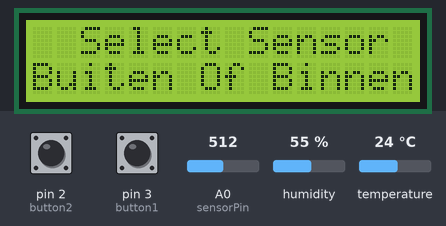
This sketch was run on a simulated Arduino Uno, built with avr-gcc and run on an emulated ATmega328P. Shown: 16×2 character LCD. The test bench sets the inputs (shaded band); at power-on: pin 2 (button2) HIGH, pin 3 (button1) HIGH, A0 (sensorPin) = 512, humidity 55 %, temperature 24 °C. What the sketch prints to the serial monitor is not drawn.

Above: at 8.4 s.
8.5 s: pin 2 (button2) pulled LOW for 0.7 s
At 10.1 s:
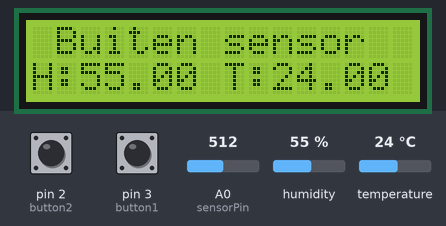
10.7 s: pin 3 (button1) pulled LOW for 0.7 s
At 12.6 s:
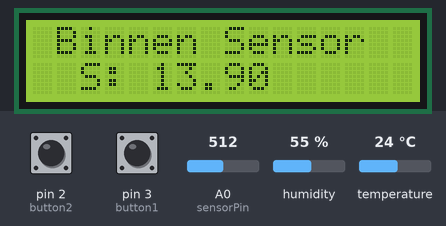
12.9 s: A0 (sensorPin) set to 716
At 13.7 s:
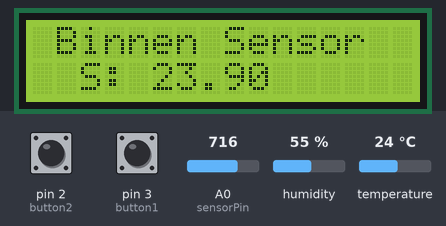
14.6 s: A0 (sensorPin) set to 900
At 15.9 s:
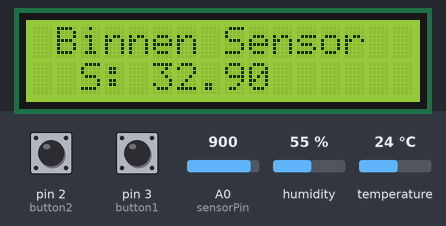
16.3 s: pin 2 (button2) pulled LOW for 1 s
At 18.7 s:
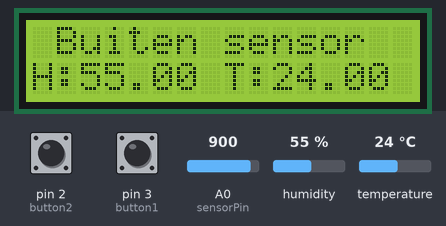
23.7 s: humidity set to 22 %
At 26.2 s:
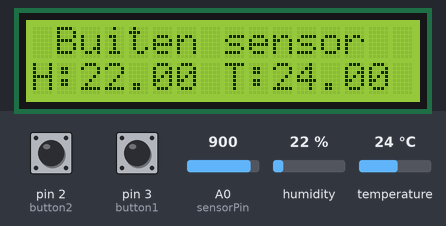
Timing chart, 0 to 27.7 s (numbered marks = the images above; inputs shaded):
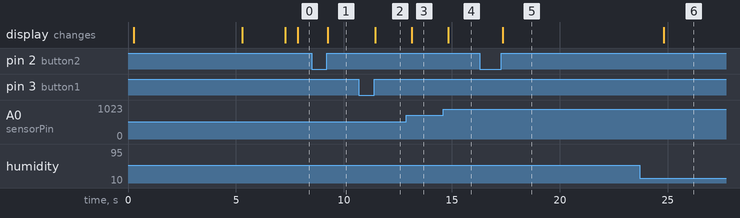

Measured:
- after the input at 8.5 s, the display: changes after 0.76 s (image 1)
- after the input at 10.7 s, the display: changes after 0.75 s (image 2)
- after the input at 12.9 s, the display: changes after 0.25 s (image 3)
- after the input at 14.6 s, the display: changes after 0.24 s (image 4)
- after the input at 16.3 s, the display: changes after 1.1 s (image 5)
- after the input at 23.7 s, the display: changes after 1.1 s (image 6)

The sketch:

Opdracht_test_week_3_Senne_Op_de_Beeck.ino
```cpp
////////////////////////////////  Library  ////////////////////////////////

#include <Wire.h>                                                   // Library
#include <LiquidCrystal_I2C.h>                                      // Library

LiquidCrystal_I2C lcd(0x27, 16, 2);                                 // Library


#include "DHT.h"                                                    // Library
#define DHTPIN 5                                                    // Digital pin connected to the DHT sensor
#define DHTTYPE DHT11                                               // DHT 11

DHT dht(DHTPIN, DHTTYPE);

////////

int sensorPin = A0;
int sensorValue;
int temperature = 0;
int wait = 0;
unsigned long startTime= 0;

int tempK    = 0;
int tempC    = 0;
long sensor  = 0;

////////

const byte button1 = 3;                                             // Button1 voor waardes van sensor MQ-2
const byte button2 = 2;                                             // Button2 voor waardes van sensor LM335

volatile int state = 0;                                             // Interrupt

////////////////////////////////  Setup  ////////////////////////////////

void setup()
{
  Serial.begin(9600);                                               // Serial print opstarten
  Stippelijn();                                                     // Toont een stippenlijn op de lcd door de fuctie "stippelijn"
  Serial.println("test week 3: Binnen/buiten thermometer");         // Weergeeft op de serial print: "test week 3: Binnen/buiten thermometer"
  Stippelijn();                                                     // Toont een stippenlijn op de lcd door de fuctie "stippelijn"
  delay(100);                                                       // Delay tussen de regels
  Serial.println("*Sensoren zijn aan het opwarmen*");               // Weergeeft op de serial print: "*Sensoren zijn aan het opwarmen*"

  dht.begin();

  lcd.begin();                                                      // Lcd display start scherm
  lcd.backlight();                                                  // Lcd display start scherm
  lcd.setCursor(4, 0);                                              // Lcd display start scherm
  lcd.print("Welcome");                                             // Lcd display start scherm
  lcd.setCursor(0, 1);                                              // Lcd display start scherm
  lcd.print("- Test week 3 -");                                     // Lcd display start scherm
  delay(5000);                                                      // Lcd display start scherm
  lcd.clear();                                                      // Lcd display start scherm
  lcd.setCursor(3, 0);                                              // Lcd display start scherm
  lcd.print("Sensors are");                                         // Lcd display start scherm
  lcd.setCursor(1, 1);                                              // Lcd display start scherm
  lcd.print("Getting ready!!");                                     // Lcd display start scherm
  delay(2000);                                                      // Lcd display start scherm
  lcd.clear();                                                      // Lcd display start scherm

  pinMode(button1, INPUT_PULLUP);                                   // interrupt button 1
  pinMode(button2, INPUT_PULLUP);                                   // interrupt button 2
  attachInterrupt(digitalPinToInterrupt(button1), press1, LOW);     // interrupt button 1
  attachInterrupt(digitalPinToInterrupt(button2), press2, LOW);     // interrupt button 2
}


void loop()
{
  delay(500);

  float h = dht.readHumidity();
  float t = dht.readTemperature();
  float f = dht.readTemperature(true);

  Serial.print(F(" Humidity: "));
  Serial.print(h);
  Serial.print(F("%  Temperature: "));
  Serial.print(t);
  Serial.println(" (Binnen sensor)");

  sensorValue = analogRead(sensorPin);
  float temperature = map(sensorValue, 0, 410, -50, 150);
  temperature =(temperature / 10);
  temperature =(temperature - 6);
  Serial.print(F(" Temperature: "));
  Serial.print( temperature);
  Serial.println("°C (Buiten sensor)");


  switch (state)                                                    // Menu toont de waarde van sensor DHT11 of LM335.
  {
    case 1:                                                         // Menu van sensor DHT11
      lcd.clear();                                                  // Menu van sensor DHT11
      lcd.setCursor(1, 0);                                          // Menu van sensor DHT11
      lcd.print("Buiten sensor");                                   // Menu van sensor DHT11

      lcd.setCursor(0, 1);                                          // Menu van sensor DHT11
      lcd.print("H: ");                                             // Menu van sensor DHT11
      lcd.setCursor(02, 1);                                         // Menu van sensor DHT11
      lcd.print(h);                                                 // Menu van sensor DHT11

      lcd.setCursor(8, 1);                                          // Menu van sensor DHT11
      lcd.print("T: ");                                             // Menu van sensor DHT11
      lcd.setCursor(10, 1);                                         // Menu van sensor DHT11
      lcd.print(t);                                                 // Menu van sensor DHT11
      break;

    case 2:                                                         // Menu van sensor LM335
      lcd.clear();                                                  // Menu van sensor LM335
      lcd.setCursor(1, 0);                                          // Menu van sensor LM335
      lcd.print("Binnen Sensor");                                   // Menu van sensor LM335

      lcd.setCursor(2, 1);                                          // Menu van sensor LM335
      lcd.print("S: ");                                             // Menu van sensor LM335
      lcd.setCursor(5, 1);                                          // Menu van sensor LM335
      lcd.print(temperature);                                       // Menu van sensor LM335
      break;

    default:                                                        // Menu van wachtstand
      lcd.clear();                                                  // Menu van wachtstand
      lcd.setCursor(2, 0);                                          // Menu van wachtstand
      lcd.print("Select Sensor");                                   // Menu van wachtstand
      lcd.setCursor(0, 1);                                          // Menu van wachtstand
      lcd.print("Buiten Of Binnen");                                // Menu van wachtstand
      break;
  }


}

////////////////////////////////  Functie  ////////////////////////////////


void Stippelijn()                                                   // Fuctie stippelijn
{                                                                   // Fuctie stippelijn
  Serial.println("<><><><><><><><><><><><><><><><><><><><><><>");   // Fuctie stippelijn
}                                                                   // Fuctie stippelijn

void press1()                                                       // Interrupt voor drukknop 1
{                                                                   // Interrupt voor drukknop 1
  state = 2;                                                        // Interrupt voor drukknop 1
}                                                                   // Interrupt voor drukknop 1

void press2()                                                       // Interrupt voor drukknop 2
{                                                                   // Interrupt voor drukknop 2
  state = 1;                                                        // Interrupt voor drukknop 2
}                                                                   // Interrupt voor drukknop 2
```
